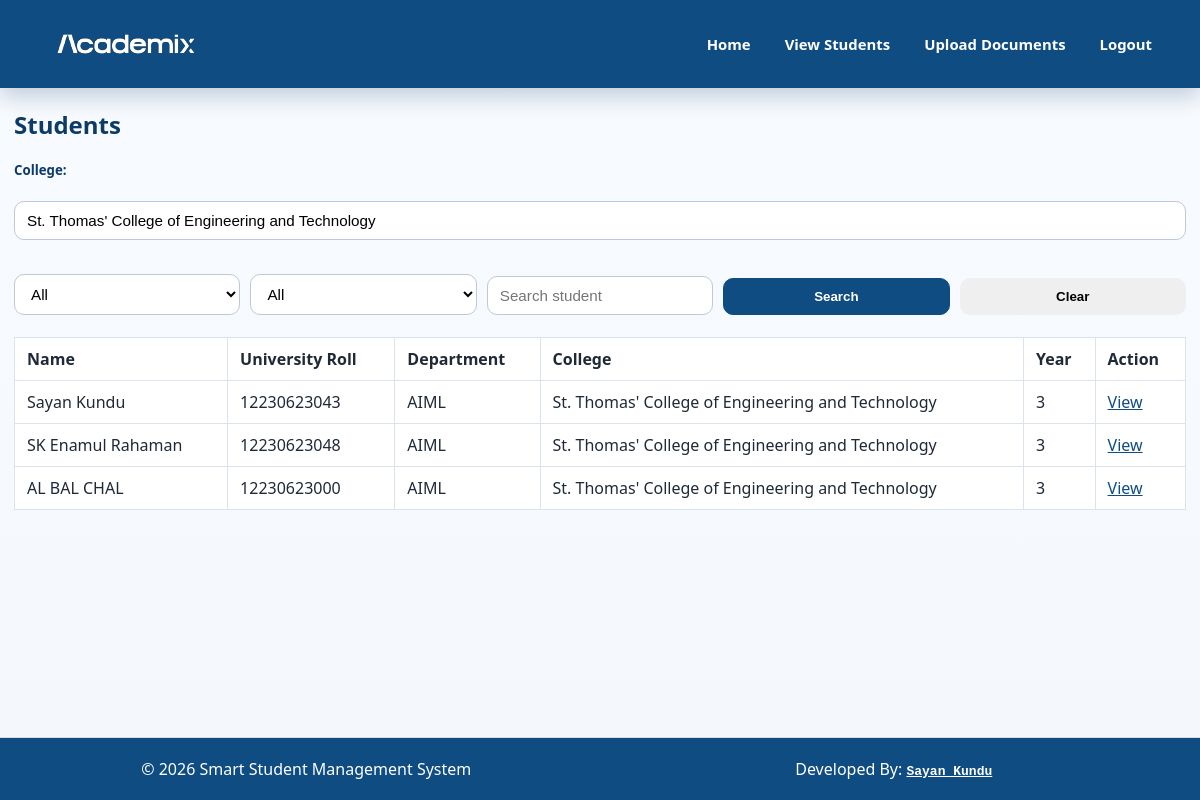
The page /student_list/ (signed in) on the database as committed earlier.
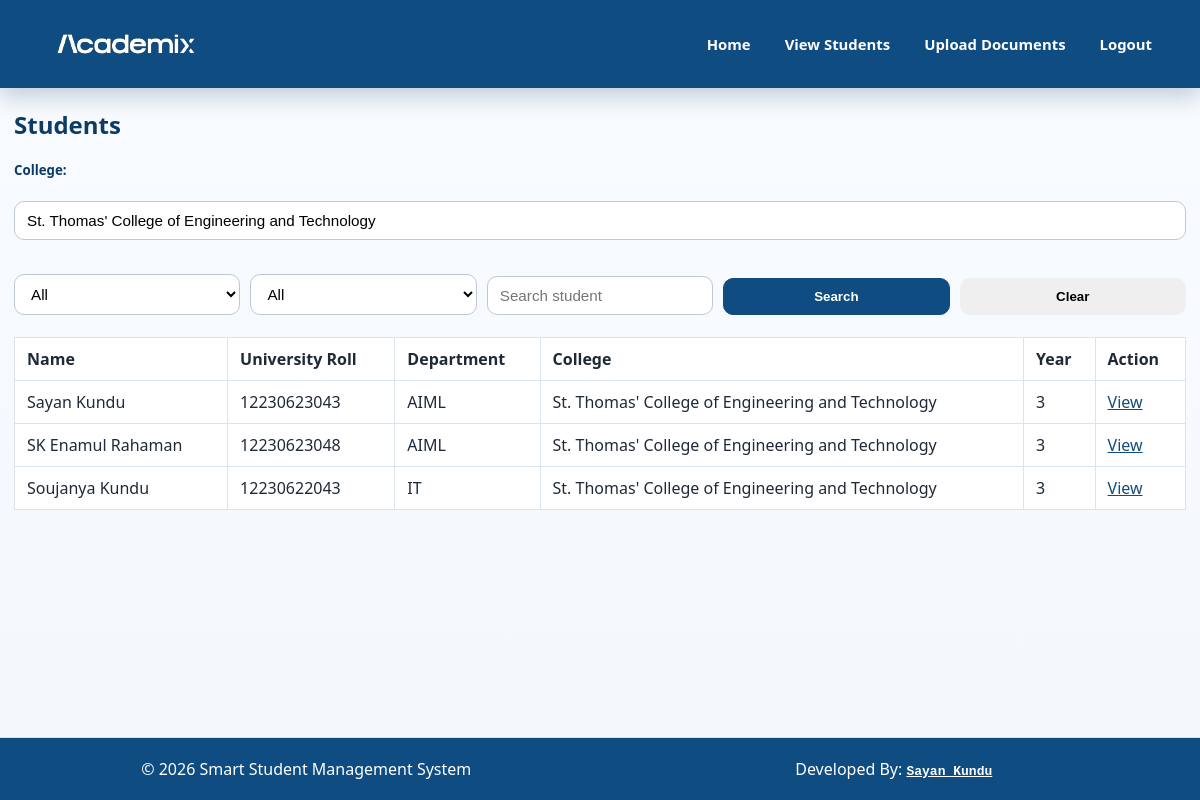
The same page on the database as committed later.
### ssmsapp/models.py (models this page shows, shortened)
class Student(models.Model):
    DEPARTMENT_CHOICES = [
        ("CSE", "Computer Science"),
        ("IT", "Information Technology"),
        ("AIML", "Artificial Intelligence & ML"),
    ]
    YEAR_CHOICES = [
        ("1", "1st Year"),
        ("2", "2nd Year"),
        ("3", "3rd Year"),
        ("4", "4th Year"),
    ]
    student_name = models.CharField(max_length=100)
    roll_number = models.CharField(max_length=20, unique=True)
    college_name = models.ForeignKey(College, on_delete=models.CASCADE)
    department = models.CharField(max_length=10, choices=DEPARTMENT_CHOICES)
    year = models.CharField(max_length=1, choices=YEAR_CHOICES)
    dob = models.DateField()
    photo = models.ImageField(upload_to="student_photos/", blank=True, null=True)  # ✅ new field

class College(models.Model):
    name = models.CharField(max_length=100, unique=True)
    def __str__(self):
        return self.name

### ssms/views.py (the view, shortened to what this page needs)
# urls.py: path('student_list/',student_list,name='student_list'),
@never_cache
@login_required(login_url="teacher_login")
def student_list(request):
    department=request.GET.get('department')
    year=request.GET.get('year')
    query = request.GET.get('search')
    user_profile = request.user.profile
    base_qs = Student.objects.filter(
        college_name=request.user.profile.college,)
    if query:
        searches = base_qs.filter(
            Q(student_name__icontains=query) | Q(roll_number__icontains=query)
        )
        if searches.exists():
            students_to_show = searches
        else:
            students_to_show = Student.objects.none()
            messages.error(request, "No records found")
    else:
        students_to_show = base_qs
        searches = None
    return render(request, 'students/student_list.html', {
        'students': students_to_show,
        'searches': searches,
        'college': user_profile.college
    })

### ssmsapp/context_processors.py (called while the page is built)
def notice_count(request):
    count = Notice.objects.filter(is_read=False).count()
    return {
        'new_notices_count': count
    }

### templates/students/student_list.html (shortened to what this page needs)
{% extends 'tbase.html' %}
{% block content %}
<h2>Students</h2>
<div>
    <h5 class="inline-title">College:</h5>
    <input type="text" name="college" value="{{ college }}" readonly>
</div><br>
<form method="get" action="{% url 'student_list' %}" class="filter-form">
   <select name="department" onchange="this.form.submit()">
        <option value="">All</option>
    </select>
    <select name="year" onchange="this.form.submit()">
        <option value="">All</option>
    </select>
    <input type="text" name="search" placeholder="Search student"
           value="{{ request.GET.search }}">
    <button type="submit">Search</button>
    <button type="button"
            onclick="window.location.href='{% url 'student_list' %}'">
        Clear
    </button>
</form><br>
{% if not messages %}
<div class="data-scroll">
    <table>
        <tr>
            <th>Name</th>
            <th>University Roll</th>
            <th>Department</th>
            <th>College</th>
            <th>Year</th>
            <th>Action</th>
        </tr>
        {% for student in students %}
        <tr>
            <td>{{ student.student_name }}</td>
            <td>{{ student.roll_number }}</td>
            <td>{{ student.department }}</td>
            <td>{{ student.college_name }}</td>
            <td>{{ student.year }}</td>
            <td><a href="{% url 'student_details' student.id %}">View</a></td>
        </tr>
        {% endfor %}
    </table>
</div>
{% endif %}
{% endblock %}

Rows that differ between the two databases and show on the page:
removed Student: student_name "AL BAL CHAL", roll_number "12230623000", department "AIML", college_name "St. Thomas' College of Engineering and Technology", year "3"
added Student: student_name "Soujanya Kundu", roll_number "12230622043", department "IT", college_name "St. Thomas' College of Engineering and Technology", year "3"
